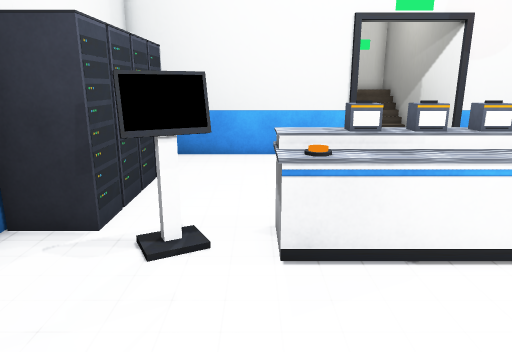
View 1 (above)

16 first-person views from a walk through a 3-D level made in the Unity game engine. The camera is 1.4 m above the floor, tilts 14° down and sees 70° across. Doors are open. The floor is counted in squares, 0.5 m on a side. Each view is taken from the middle of a square. On the plan, view 1 faces up. The plan holds only what a view shows up to about 20 squares ahead; the rest is blank. The player character is not drawn. Some surface patterns are stand-ins.

View 2
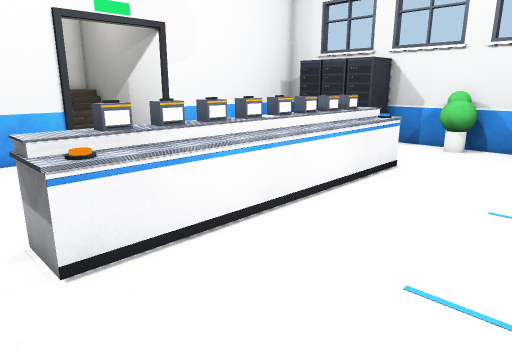

View 3
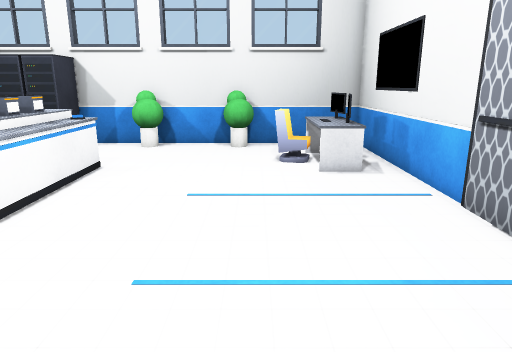

View 4
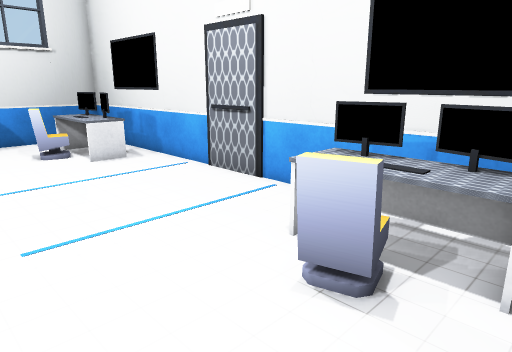

View 5
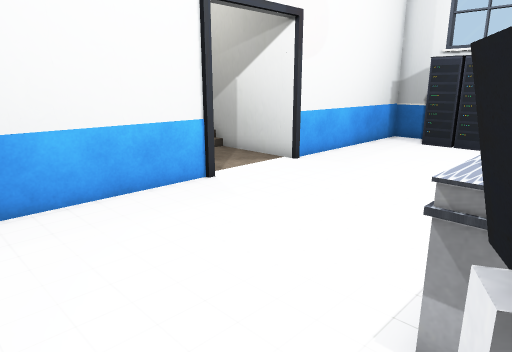

View 6
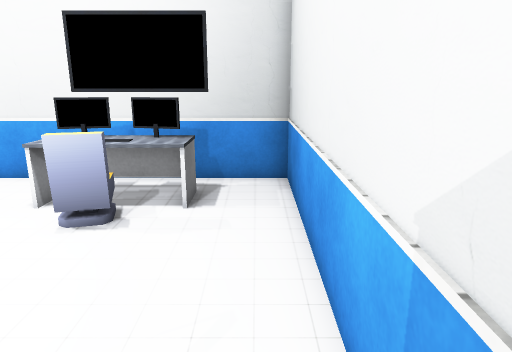

View 7
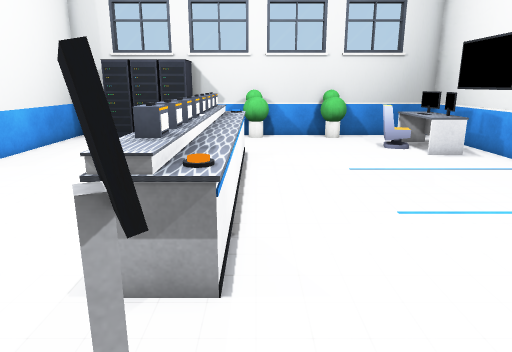

View 8
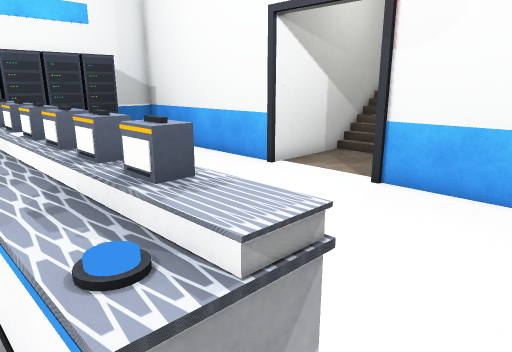

View 9
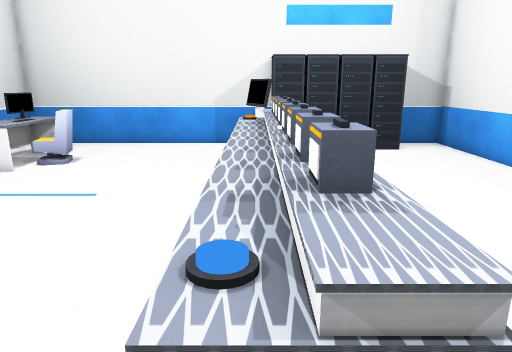

View 10
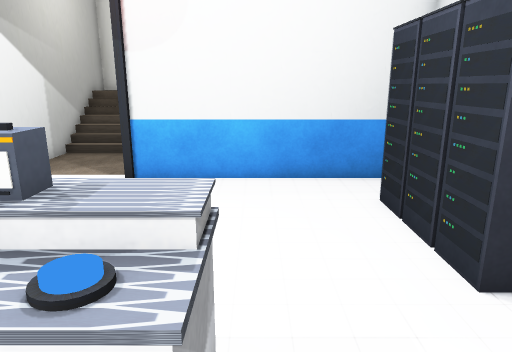

View 11
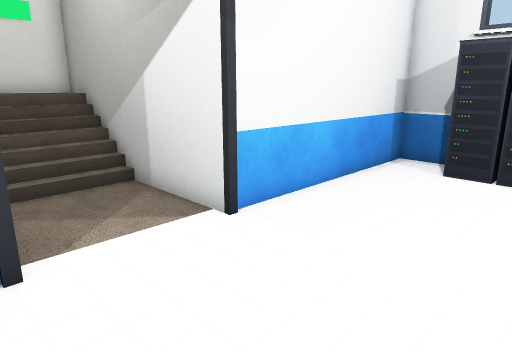

View 12
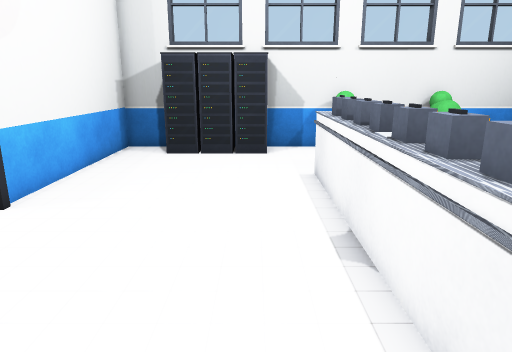

View 13
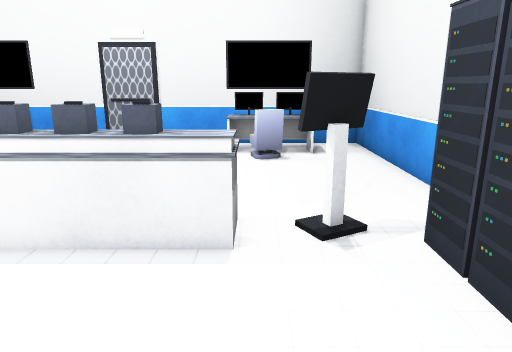

View 14
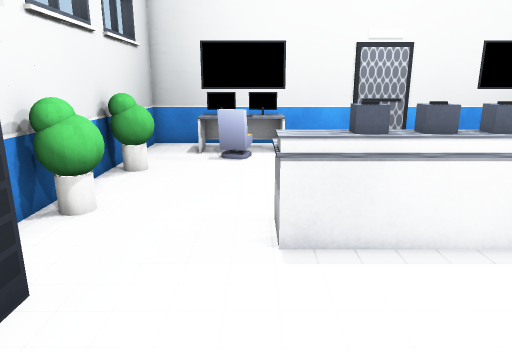

View 15
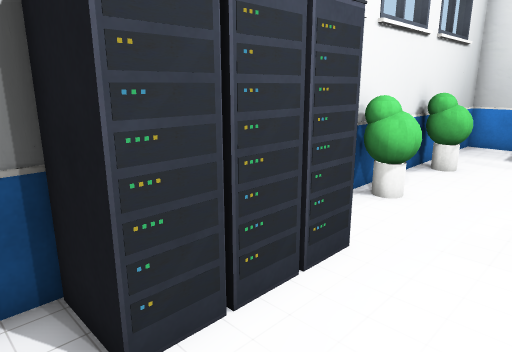

View 16
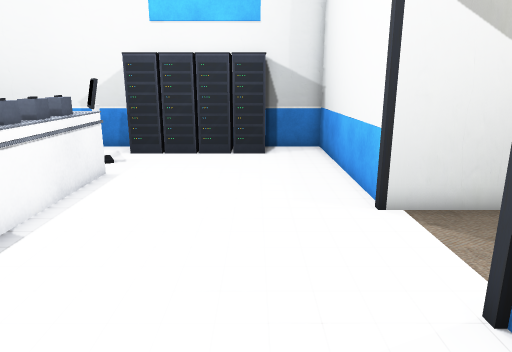

### Floor plan
Key: @ floor where view 1 was taken; # wall or solid block; . floor; D open door; = window, fence, low wall or low ledge; ^ raised ledge; v drop or lower ground; O other object.
Columns run from 5 left of view 1 to 17 right of it. Each row starts with its distance up from view 1.
 24          #####
 23          #  v#
 22          #OOO#
 21          #OOO#
 20          #OOO#
 19          #...#
 18          #...#
 17          #...#
 16          #...#
 15 #########DDDDD#########
 14 #.....................#
 13 #  .................###
 12 ##=.................=#
 11 ###.................O#
 10  #=.................###
  9  #=.................=##
  8  #=.................###
  7 ##O..=^####O####^=....#
  6 #..OO=O^^^^O^^^^O=....#
  5 #.....=.........=....O#
  4 #.....................#
  3 #.....................#
  2 #.....................#
  1 #....................O#
  0 #....@...............O#
 -1 #...OO...........OO ..#
 -2 #..^^^^.........^^^^..#
 -3 #..^OO^.........^OO^..#
 -4 #..===...........===..#
 -5 #######################

Where each view was taken, in squares from view 1:
view 1: 0 up, 0 right, facing up
view 2: 0 up, 1 left, facing up-right
view 3: 0 up, 1 left, facing right
view 4: 3 up, 3 left, facing down-right
view 5: 6 up, 3 left, facing up-right
view 6: 6 up, 4 left, facing down
view 7: 5 up, 4 left, facing right
view 8: 5 up, 13 right, facing up-left
view 9: 6 up, 13 right, facing left
view 10: 4 up, 12 right, facing up
view 11: 9 up, 3 right, facing up-right
view 12: 9 up, 0 right, facing right
view 13: 13 up, 0 right, facing down
view 14: 13 up, 12 right, facing down
view 15: 14 up, 12 right, facing down-right
view 16: 12 up, 12 right, facing left
